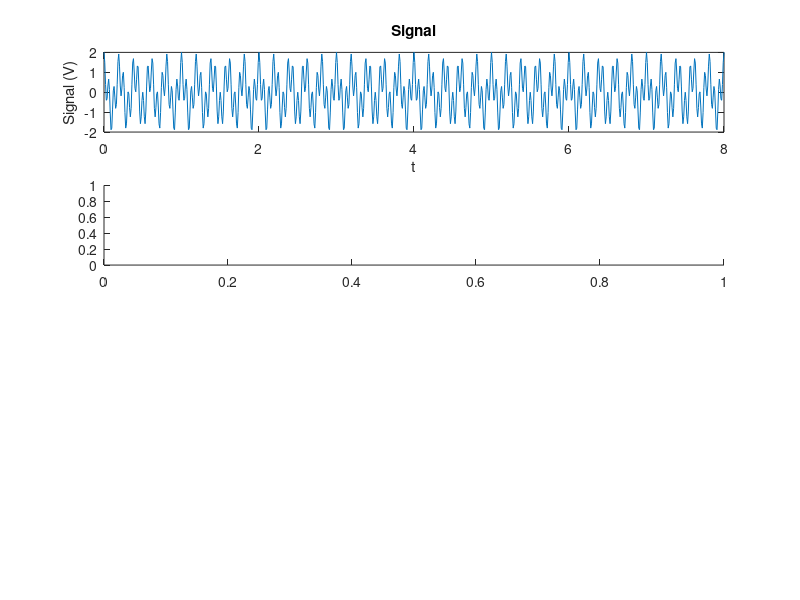

Write MATLAB code to recreate this figure. (Note: this script raises an error after producing the figure.)
clear;
close all;

%% Modeling transmission channel as LTI system

% using convolutions - conv

fig = figure;
set(fig, 'Position', [0 0 1366 768]); % sets size of figure; 1366x768

fsampling = 100;
t = 0:1/fsampling:8;
x1 = cos(5*2*pi*t);
x2 = cos(16*2*pi*t);
msg = x1 + x2;
fprintf('Length of signal: %d\n', length(t))

subplot(4,1,1);
plot(t, msg);
title('Signal')
ylabel('Signal (V)')
xlabel('t')

subplot(4,1,2);
yyaxis left
MSG = fft(msg);
omega = (0:(length(MSG) - 1))*(fsampling/length(MSG));
plot(omega, abs(MSG))
title('Signal and Filter')
ylabel('Signal')
xlabel('\omega')

yyaxis right
cutoff = 10;
H = 1 - rectangularPulse(cutoff, fsampling - cutoff, omega);
plot(omega, H, ':');
ylim([0, 1.2])
ylabel('Filter')

subplot(4,1,3)
w = 4; %What happens if you adjust the length of t2?
t2 = -w:1/fsampling:w; 
h = (sqrt(pi)/cutoff)*sinc(cutoff*t2);
fprintf('Length of h: %d\n', length(h))
l = floor(length(t2)/2); 
plot(t2, h);
title('Impulse Response');
xlabel('t');

subplot(4,1,4)
convolved = conv(msg, h);
fprintf('Length of convolved signal: %d\n\n', length(convolved))
    %how long is a convolution supposed to be?
filtered = ifft(MSG.*H);
hold on
plot(t, convolved(l + 1:l+length(t)), 'DisplayName', 'Convolution');
plot(t, filtered, 'DisplayName', 'Filtered');
plot(t, x1, '--', 'DisplayName', 'Ideal');
title('Filtered Outputs')
legend('show');
hold off